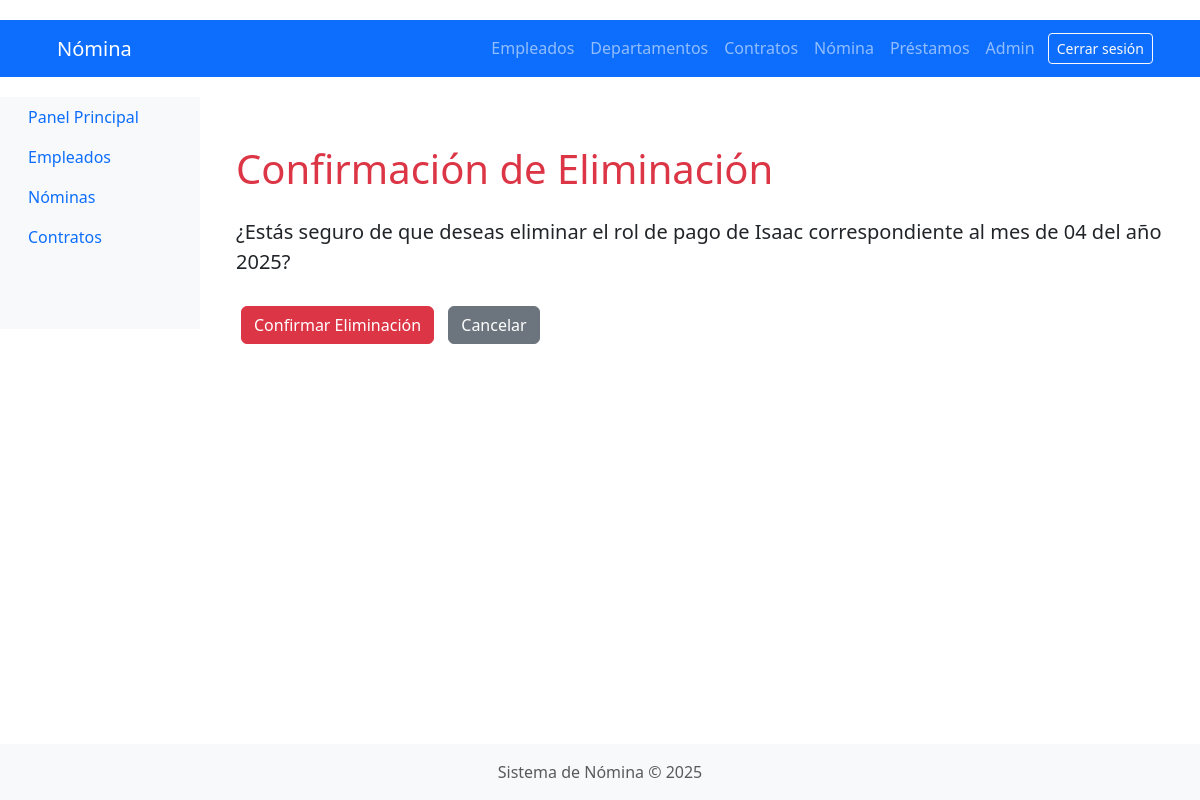
The page /payroll/eliminar/12/ (signed in) on the database its author committed.
### payroll/models.py (models this page shows, shortened)
class Rol(models.Model):
    empleado = models.ForeignKey(Empleado, on_delete=models.CASCADE)
    mes = models.CharField(max_length=20)
    anio = models.IntegerField()
    salario_base = models.DecimalField(max_digits=10, decimal_places=2, default=0)
    horas_extra = models.DecimalField(max_digits=10, decimal_places=2, default=0)
    bono = models.DecimalField(max_digits=10, decimal_places=2, default=0)
    tot_ing = models.DecimalField(max_digits=10, decimal_places=2, default=0)
    iess = models.DecimalField(max_digits=10, decimal_places=2, default=0)
    tot_des = models.DecimalField(max_digits=10, decimal_places=2, default=0)
    neto = models.DecimalField(max_digits=10, decimal_places=2, default=0)
    class Meta:
        unique_together = ('empleado', 'mes', 'anio')  # Evitar duplicados

### employees/models.py (models this page shows, shortened)
class Empleado(models.Model):
    SEXO_CHOICES = [
        ('M', 'Masculino'),
        ('F', 'Femenino'),
    ]
    cedula = models.CharField(max_length=10, unique=True, null=True)
    nombre = models.CharField(max_length=100)
    apellido = models.CharField(max_length=100)
    sexo = models.CharField(max_length=1, choices=SEXO_CHOICES, default='M')  # Campo agregado
    cargo = models.ForeignKey(Cargo, on_delete=models.CASCADE)
    departamento = models.ForeignKey(Departamento, on_delete=models.CASCADE)
    tipo_contrato = models.ForeignKey(TipoContrato, on_delete=models.CASCADE)
    fecha_ingreso = models.DateField()
    salario = models.DecimalField(max_digits=10, decimal_places=2)

### payroll/views.py (the view)
# urls.py: path('eliminar/<int:pk>/', confirmar_eliminar_rol_pago, name='confirmar_eliminar_rol_pago'),
@login_required
def confirmar_eliminar_rol_pago(request, pk):
    rol = get_object_or_404(Rol, pk=pk)
    if request.method == 'POST':
        rol.delete()
        return redirect('listar_roles_pago')
    return render(request, 'payroll/payroll_confirm_delete.html', {'rol': rol})

### templates/payroll/payroll_confirm_delete.html (shortened to what this page needs)
{% extends 'base.html' %}
{% block content %}
<div class="container mt-5">
    <h1 class="mb-4 text-danger">Confirmación de Eliminación</h1>
    <p class="lead">
        ¿Estás seguro de que deseas eliminar el rol de pago de
        <strong>{{ rol.empleado.nombre }}</strong> correspondiente al mes de
        <strong>{{ rol.mes }}</strong> del año <strong>{{ rol.anio }}</strong>?
    </p>
    <form method="post" class="mt-4">
        <button type="submit" class="btn btn-danger">Confirmar Eliminación</button>
        <a href="{% url 'listar_roles_pago' %}" class="btn btn-secondary">Cancelar</a>
    </form>
</div>
{% endblock %}

### static/css/styles.css (style rules this page uses)
body { font-family: 'Arial', sans-serif; margin: 0; padding: 0; background-color: #f4f4f4; }
.container { width: 80%; margin: auto; overflow: hidden; }
h1, h2, h3 { color: #35424a; }
.btn { display: inline-block; padding: 10px 15px; margin: 5px; border: none; border-radius: 5px; cursor: pointer; }
.btn-danger { background: #e8491d; color: #ffffff; }

### rows shown on the page
Rol: empleado.nombre "Isaac", mes "04", anio "2025"

### other values the page prints
{{ year|default:2025 }} "2025"
